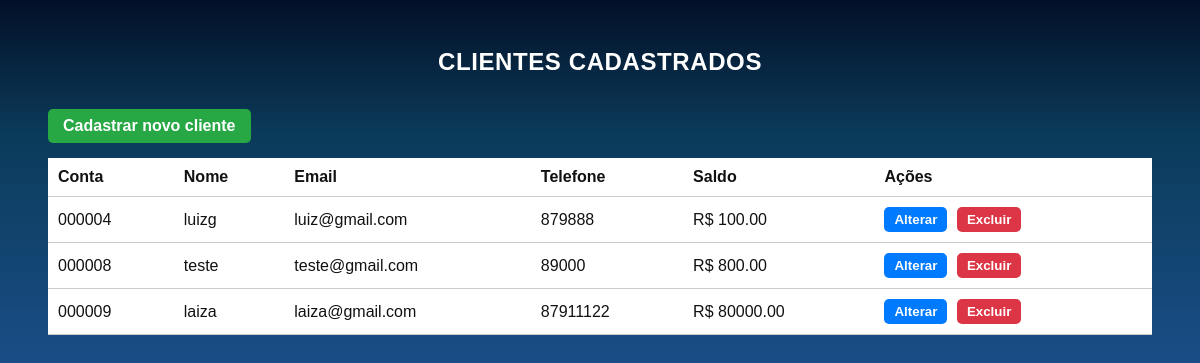
Before: / with the older database file.
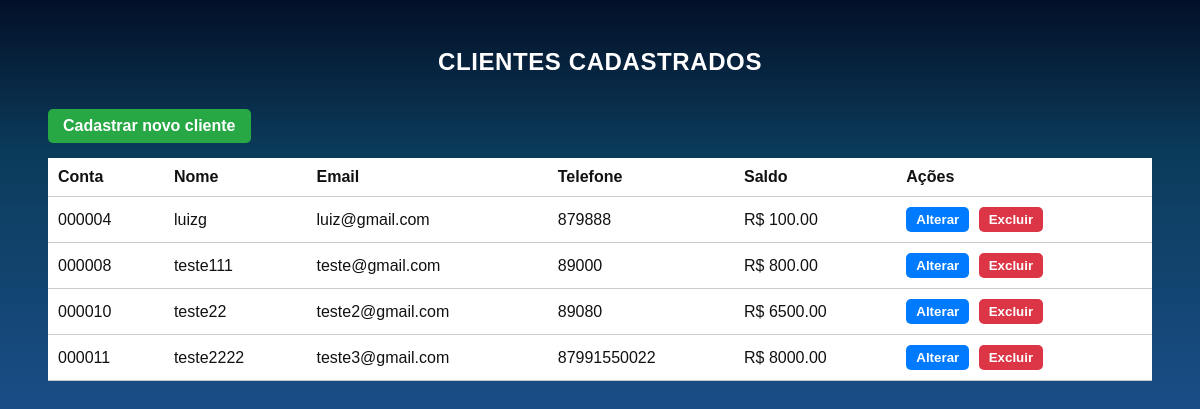
After: the same page with the newer database file.
### core/models.py (models this page shows, shortened)
class Cliente(models.Model):
    nome = models.CharField(max_length=50)
    conta = models.CharField(max_length=10, unique=True)
    saldo = models.DecimalField(max_digits=12, decimal_places=2, default=0.00)
    email = models.EmailField(max_length=50, unique=True)
    telefone = models.CharField(max_length=15)

### core/views.py (the view)
# urls.py: path('', views.index, name='index'),
def index(request):
    clientes = Cliente.objects.all()  # pega todos os clientes do banco
    form = ClienteForm()  # formulário vazio para usar no modal
    return render(request, 'index.html', {'clientes': clientes, 'form': form})

### core/templates/index.html (shortened to what this page needs)
<!DOCTYPE html>
<html lang="pt-br">
<head>
</head>
<body>
    <h2 class="page-title">Clientes Cadastrados</h2>
    <button id="abrirModalCadastrar">Cadastrar novo cliente</button>
    <table>
        <tr>
            <th>Conta</th>
            <th>Nome</th>
            <th>Email</th>
            <th>Telefone</th>
            <th>Saldo</th>
            <th>Ações</th>
        </tr>
        {% for cliente in clientes %}
        <tr>
            <td>{{ cliente.conta }}</td>
            <td>{{ cliente.nome }}</td>
            <td>{{ cliente.email }}</td>
            <td>{{ cliente.telefone }}</td>
            <td><span class="saldo-badge">R$ {{ cliente.saldo|floatformat:2 }}</span></td>
            <td>
                <button
                    data-id="{{ cliente.id }}"
                    data-nome="{{ cliente.nome|escapejs }}"
                    data-email="{{ cliente.email|escapejs }}"
                    data-telefone="{{ cliente.telefone|escapejs }}"
                    data-saldo="{{ cliente.saldo|floatformat:2|escapejs }}"
                    class="button btn-alterar"
                >
                    Alterar
                </button>
                <button
                    data-id="{{ cliente.id }}"
                    data-nome="{{ cliente.nome|escapejs }}"
                    class="button delete btn-excluir"
                >
                    Excluir
                </button>
            </td>
        </tr>
        {% empty %}
        <tr><td colspan="6">Nenhum cliente cadastrado.</td></tr>
        {% endfor %}  </table>
    </body>
    </html>

Changed rows visible on the page:
removed Cliente: conta "000009", nome "laiza", email "laiza@gmail.com", telefone "87911122", saldo "80000.00"
changed Cliente "teste@gmail.com": nome "teste" → "teste111"
added Cliente: conta "000010", nome "teste22", email "teste2@gmail.com", telefone "89080", saldo "6500.00"
added Cliente: conta "000011", nome "teste2222", email "teste3@gmail.com", telefone "87991550022", saldo "8000.00"
